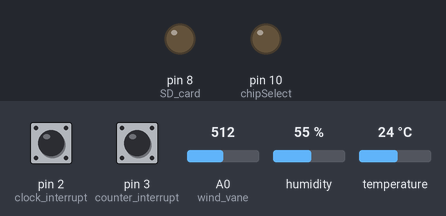
Simulated run of this sketch. Board: Arduino Uno, built with avr-gcc and run on an emulated ATmega328P. Parts: output pins drawn as LEDs (lit = HIGH). Inputs (shaded band) come from the test bench; at power-on: pin 2 (clock_interrupt) HIGH, pin 3 (counter_interrupt) HIGH, A0 (wind_vane) = 512, humidity 55 %, temperature 24 °C. Sleep ends after the set time or at an interrupt; the local clock reads 2024-03-15 10:24:30 at power-on unless the sketch sets it; storage starts empty; the sensor or clock chip raises its interrupt line as the real part does; pins used as bus, display or sensor lines are not drawn.

Above: at 5.0 s.
At 10.6 s:
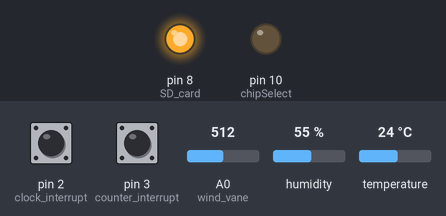
Timing chart, 0 to 14.6 s (numbered marks = the images above):
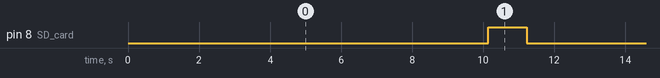

Measured:
- by itself, pin 8 (SD_card): alternates HIGH for 1.1 s and LOW for 10.1 s

The sketch:

weatherstation_v5.ino
```cpp
// Weather station code for v5
// Code to modify for each station: filename
// Code to modify in general: delay_time, num_data, setAlarm1/alarm_type
// Using digital pins: 2 (interrupt, clock), 3 (interrupt, cup), 7 (wind sensors), 8 (SD card)
// analog pins: 0(wind vane)
// SPI for SD card (Use pins 10-13)
// I2C for real time clock (rtc) and humidity/temperature sensor (bme280)
// Written by: Jena Shields
// Last updated: 7/22/26
// Software: Arduino IDE 2.0.1

#include <RTClib.h> //Needed for the real time clock (RTC)
#include <SPI.h> //Needed for SPI connection, used for SD card
#include <Wire.h> //Needed for I2C connection, used for the RTC and BME280
#include <Adafruit_Sensor.h> //Needed for the ada fruit sensors (BME280)
#include <Adafruit_BME280.h> //Needed for the temp/humidity sensor (BME280)
#include <SdFat.h> //Needed for running the SD card storage
#include <avr/sleep.h> //Needed for putting into sleep mode

//Change these variables as needed:
const char filename[] = "weatherstation_b5_1.txt";
long delaytime = 1000; //wait between individual measurements
int num_data = 10; //number of measurements taken before sleeping
int alarm_type = 2; //Alarm type 1 = every hour, type 2 = every minute, if you want something else must change code below

//Set up SD card and data management for code
File myFile;
// These values depend on the type of arduino used
const int chipSelect = 10; //connection to chip select (cs) on the sd card, 53 for mega, 10 for uno
const int MOSIPin = 11; //MOSI connection between SD and arduino
const int MISOPin = 12; //MISO connection between SD and arduino
const int SCKPin = 13; //Serial clock connection between SD and arduino
SdFat SD; //Initialize the SD card
char buf [10]; //set buffer size for SD card
char data[150]; //measured data in each measurement stored here

//Set up BME sensor
#define SEALEVELPRESSURE_HPA (1013.25) //Needed for pressure measurements of BME280, sea level pressure
Adafruit_BME280 bme; //initialize the BME280

//Set up RTC
RTC_DS3231 rtc; //initialze the real time clock
char daysOfTheWeek[7][12] = {"Sunday", "Monday", "Tuesday", "Wednesday", "Thursday", "Friday", "Saturday"}; //set the days of the week

//Set up wind wane
#define wind_vane 0 //set pin reading in the voltage for the wind vane
float wind_vane_volt; //initialize variable to store the measurement from wind vane

//Set up cup anemometer
#define counter_interrupt  3 //interrupt pin for cup anemometer counter
volatile int cup_count = 0; //This integer will count up everytime the interrupt is triggered

//interrupt pin for the RTC alarm to wake up system
#define clock_interrupt  2

void setup() {
  Serial.begin(9600); //Set baud rate for serial communication

  //set up SPI pins
  pinMode(chipSelect, OUTPUT);
  pinMode(MOSIPin, OUTPUT);
  pinMode(MISOPin, INPUT);
  pinMode(SCKPin, OUTPUT);
  digitalWrite(13,LOW);

 //turn unused pins low power
 pinMode(0, INPUT_PULLUP);
 pinMode(1, INPUT_PULLUP);
 pinMode(4, INPUT_PULLUP);
 pinMode(5, INPUT_PULLUP);
 pinMode(6, INPUT_PULLUP);
 pinMode(9, INPUT_PULLUP);
 pinMode(A1, INPUT_PULLUP);
 pinMode(A2, INPUT_PULLUP);
 pinMode(A3, INPUT_PULLUP);

 //turn on SD card and wind sensors, activates MOSFET to allow power to these components
  pinMode(7, OUTPUT); //wind sensors,
  pinMode(8, OUTPUT); //SD card
  digitalWrite(7, HIGH);
  digitalWrite(8, LOW);

  //Start the rtc
   if (! rtc.begin()) {
    Serial.println("Could not find rtc? Check wiring");
    while (1) delay(10);
  }
  // start the bme and set to forced measurements and turn off pressure
   if (! bme.begin()) {
    Serial.println("Could not find bme? Check wiring");
    while (1) delay(10);
  }
    bme.setSampling(Adafruit_BME280::MODE_FORCED,
                Adafruit_BME280::SAMPLING_X4,   // temperature
                Adafruit_BME280::SAMPLING_NONE, // pressure
                Adafruit_BME280::SAMPLING_X16,   // humidity
                Adafruit_BME280::FILTER_OFF );
                // can also set the wait time

  // start SD card
  if (!SD.begin(chipSelect)) {
    Serial.println("initialization failed!");
    while (1) delay(10);
  }

  //Set up the interrupt pins
  pinMode(clock_interrupt, INPUT_PULLUP);
  pinMode(counter_interrupt, INPUT_PULLUP);

  // set up cup counter to count everytime an interrupt is read
  interrupts();
  attachInterrupt(digitalPinToInterrupt(counter_interrupt), cup_Counter, RISING);

  //Set up alarm clock
  rtc.disable32K();
  rtc.clearAlarm(1);
  rtc.clearAlarm(2);
  rtc.writeSqwPinMode(DS3231_OFF);
  rtc.disableAlarm(2);

  //CHANGE THIS TO CHANGE SLEEP TIME
  if (alarm_type == 1){
    rtc.setAlarm1(DateTime(0,0,0,0,0,0), DS3231_A1_Minute); //every hour on the hour alarm
  }
  else if (alarm_type == 2){
    rtc.setAlarm1(DateTime(0,0,0,0,0,0), DS3231_A1_Second); // every minute alarm
  }
  else {
    rtc.setAlarm1(DateTime(0,0,0,0,0,0), DS3231_A1_Second); // every minute alarm
  }
}

void loop() {
  cup_count = 0; //restart cup count at beginning of measurement burst
  myFile = SD.open(filename, FILE_WRITE); // open the file in the SD card

 // take num_data amount of measurements
  for (int i = 0; i < num_data; i++) {
      memset(data, 0, sizeof data); //clear the variable data
      DateTime now = rtc.now(); //get current time
      long start = millis(); //log starting time of measurement
      bme.takeForcedMeasurement(); //initialize measurements

      //time stamp
      char datetime[] = "YY/MM/DD,hh:mm:ss,"; //format to save date time info
      strcpy(data, now.toString(datetime)); //get date time in string format

      //rtc temp;
      dtostrf(rtc.getTemperature(), 5, 2, buf); //measure temperature with rtc
      strcat(data, buf); strcat(data, ","); //save measurement as string

      //bme temp;
      dtostrf(bme.readTemperature(), 5, 2, buf); //measure temperature with bme
      strcat(data, buf); strcat(data, ","); //save measurement as string

      //bme humidity;
      dtostrf(bme.readHumidity(), 5, 2, buf); //measure humidity with bme
      strcat(data, buf); strcat(data, ","); //save measurement as string

      //wind vane
      wind_vane_volt = analogRead(wind_vane); //read wind vane voltage measurement
      dtostrf(wind_vane_volt, 4, 2, buf); //get voltage measurement as string
      strcat(data, buf); strcat(data, ","); //save measurement as string

      //cup_counts
      int counts = cup_count; //cup_counts has been growing, record current number
      dtostrf(counts, 1, 0, buf); //convert number to string
      strcat(data, buf); strcat(data, ";"); //save measurement of cup rotations

      myFile.write(data); //write data to SD card
      //Serial.println(data);
      delay(delaytime - millis() + start); //wait until next time to take data
  }
  myFile.close(); //close the file

   // go to sleep
   bme.setSampling(Adafruit_BME280::MODE_SLEEP); //put bme in sleep mode
   delay(100); //delay to allow bme to sleep

   byte adcsra_save = ADCSRA; //Save state of Analog to digital converty
   ADCSRA = 0; //turn of Analog to digital converter
   SD.end(); //"close" SD Card
   SPI.end(); // end SPI transmission

   digitalWrite(7, LOW); // turn off wind sensors
   digitalWrite(8, HIGH); // turn off sd card

   Going_To_Sleep();//turn on alarm clock and alarm interrupt, turn off arduino, alarm set

   //awake again
   ADCSRA = adcsra_save; // turn on ADC, set to setting before sleep
   digitalWrite(7, HIGH); // turn on wind sensors
   digitalWrite(8, LOW); // turn on sd card
   SPI.begin(); // restart SD Card
   if (!SD.begin(chipSelect)) {
    Serial.println("initialization failed!");
    while (1) delay(10);
   }

   attachInterrupt(digitalPinToInterrupt(counter_interrupt), cup_Counter, RISING); //turn on cup anemometer counter
   //turn on bme
   bme.setSampling(Adafruit_BME280::MODE_FORCED,
            Adafruit_BME280::SAMPLING_X4,   // temperature
            Adafruit_BME280::SAMPLING_NONE, // pressure
            Adafruit_BME280::SAMPLING_X16,   // humidity
            Adafruit_BME280::FILTER_OFF );
                // can also set the wait time
}

//How the interrupt works to count cup anemometer
void cup_Counter(){
  cup_count++;
}

void Going_To_Sleep(){
  sleep_enable();
  //rtc.setAlarm1(rtc.now() + TimeSpan(0,1,0,0),DS3231_A1_Hour); // this mode triggers the alarm in an hour when minutes +seconds match)
  rtc.clearAlarm(1);
  detachInterrupt(digitalPinToInterrupt(counter_interrupt)); //turn off cup counter interrupt
  attachInterrupt(0, onAlarm, LOW); //turn on clock alarm interrupt
  set_sleep_mode(SLEEP_MODE_PWR_DOWN); //set sleep mode
  delay(1000);
  sleep_cpu(); //sleep mode for arduino
}

void onAlarm(){
  sleep_disable();  //wake up arduino
  detachInterrupt(0);  //turn off clock alarm
}
```
